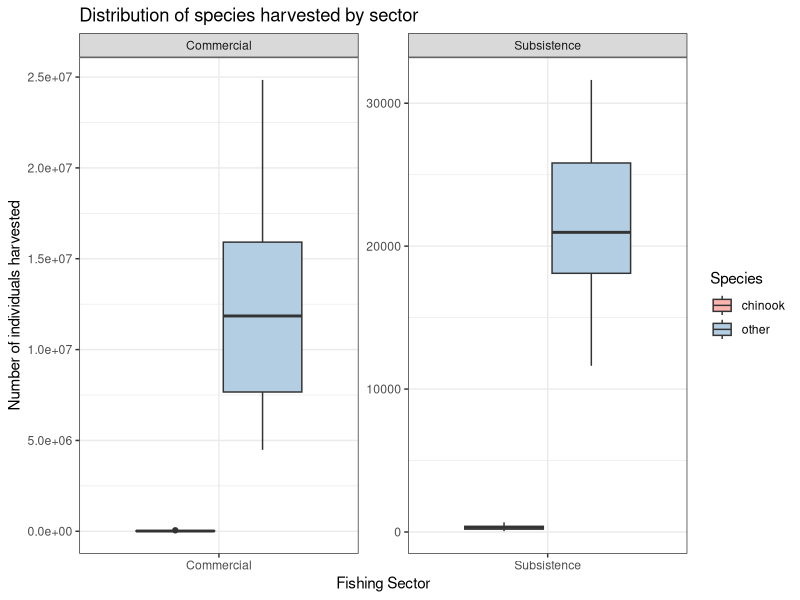
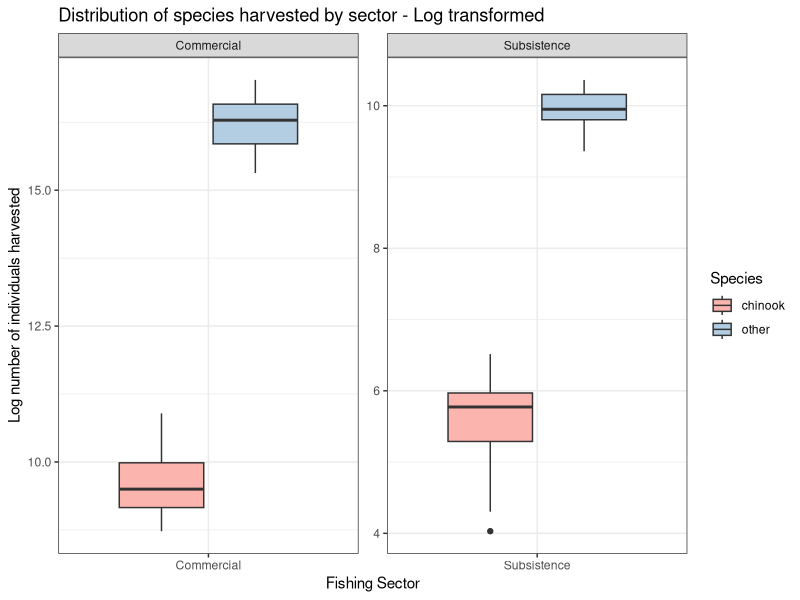
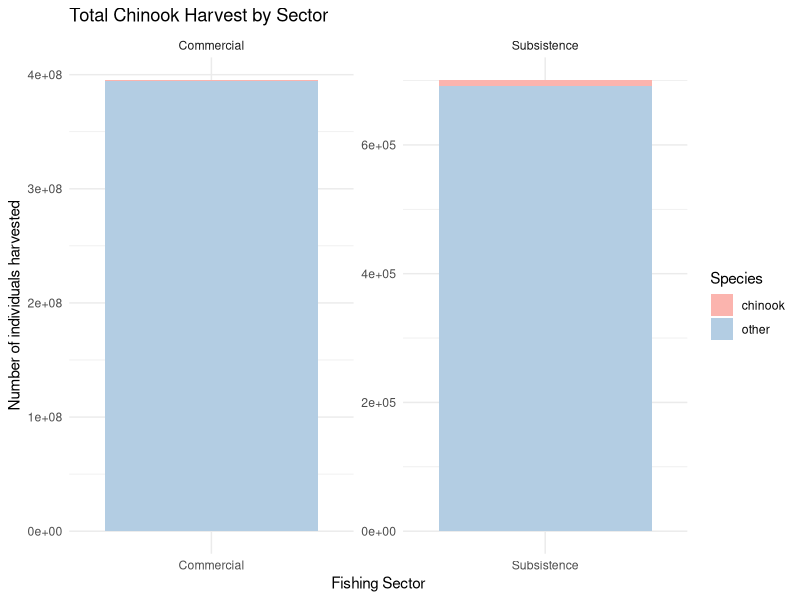
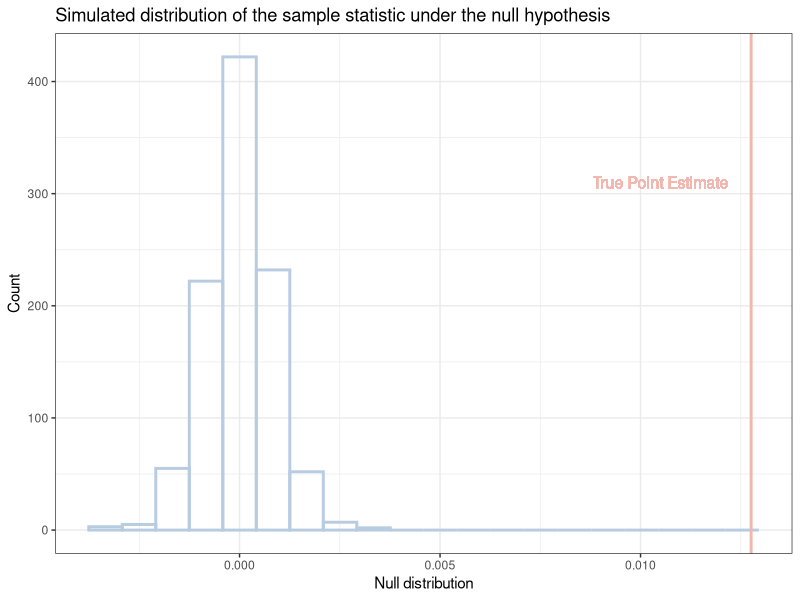

Write R code to recreate these figures, in order.
## ---- chunk 1
# Load libraries
library(tidyverse)
library(kableExtra)

# Load data
harvest <- read_csv("Harvest_All_Sectors.csv")
## ---- chunk 2
# Filter harvest data to the Alaska Peninsula and Aleutian Islands
apai_harvest <- harvest |>
  filter(SASAP.Region == "Alaska Peninsula and Aleutian Islands")
## ---- chunk 3
# Replace all "Personal Use" with "Subsistence"
apai_harvest$sector <- str_replace_all(apai_harvest$sector, "Personal Use", "Subsistence")

# Check that Personal Use is no longer in dataset
unique(apai_harvest$sector)
## ---- chunk 4
chinook_harvest <- apai_harvest |>
  mutate(species = ifelse(species == "chinook", "chinook", "other")) |>
  filter((sector == "Commercial") | (sector == "Subsistence")) |>
  filter(year >= 1985 & year <= 2016) |>
  group_by(year, sector, species) |>
  summarize(harvest = sum(harvest, na.rm = TRUE), .groups = "drop")
## ---- chunk 5
#| code-fold: true
#| fig-cap: "This plot shows the distribution of total harvest for Chinook and other salmon species between the subsistence and commercial fishing sectors from 1985-2016"

ggplot(chinook_harvest, aes(x = sector, y = harvest, fill = species)) +
  geom_boxplot() +
  facet_wrap(~sector, scale = "free") +
  scale_fill_brewer("Species", palette = "Pastel1") +
  labs(y = "Number of individuals harvested",
       x = "Fishing Sector",
       title = "Distribution of species harvested by sector") +
  theme_bw()

## ---- chunk 6
#| code-fold: true
#| fig-cap: "This plot shows the distribution of total harvest (log transformed) for Chinook and other salmon species between the subsistence and commercial fishing sectors from 1985-2016"

ggplot(chinook_harvest, aes(x = sector, y = log(harvest), fill = species)) +
  geom_boxplot() +
  facet_wrap(~sector, scale = "free") +
  scale_fill_brewer("Species", palette = "Pastel1") +
  labs(y = "Log number of individuals harvested",
       x = "Fishing Sector",
       title = "Distribution of species harvested by sector - Log transformed") +
  theme_bw()
## ---- chunk 7
#| code-fold: true
#| fig-cap: "This plot shows the proportion of Chinook salmon of the total salmon harvest from 1985-2016 in the subsistence and commercial fishing sectors"

ggplot(chinook_harvest, aes(x = sector, y = harvest, fill = factor(species))) +
  geom_col() +
  facet_wrap(~sector, scale = "free") +
  scale_fill_brewer("Species", palette = "Pastel1") +
  labs( x = "Fishing Sector", 
        y = "Number of individuals harvested",  
        title = "Total Chinook Harvest by Sector") +
  theme_minimal()
## ---- chunk 8
# Find chinook proportion of total harvest in each sector
chinook_prop <- chinook_harvest |>
  group_by(species, sector) |>
  summarise(species_harvest = sum(harvest, na.rm = TRUE), .groups = "drop") |>
  group_by(sector) |>
  summarize(proportion = species_harvest[species == "chinook"] / sum(species_harvest))
## ---- chunk 9
#| code-fold: true
# Display percent of Chinook salmon in each harvest in a table
chinook_prop |>
  mutate(proportion = round(proportion*100, 2)) |>
  kbl(col.names = c("Fishing sector", "Percent Chinook salmon of total harvest"),
      caption = "Table showing the percent of the total harvest that is Chinook salmon from 1985-2016. Chinook salmon made up 1.41% of the total salmon harvest in the subsistence sector, while Chinook only made up 0.14% of the total harvest in the commercial sector.") |>
  kable_styling(full_width = FALSE, 
                bootstrap_options = c("striped", "hover"),
                position = "left")
## ---- chunk 10
# Calculate difference in proportions between sectors
pe <- chinook_prop$proportion[2] - chinook_prop$proportion[1]
pe
## ---- chunk 11
#| fig-cap: "This plot shows the simulated distribution of the difference in proportions under the null hypothesis. The pink line shows the true difference in proportions of the sample."

# For reproducability
set.seed(2222)

# Randomization test
null_dist <- replicate(1000, {
  chinook_prop <- chinook_harvest |>
    mutate(sector = sample(sector, n())) |>  # Shuffling happening here
    group_by(species, sector) |>
    summarise(species_harvest = sum(harvest, na.rm = TRUE), .groups = "drop") |>
    group_by(sector) |>
    summarize(proportion = species_harvest[species == "chinook"] / sum(species_harvest))
  
  # Calculate difference in proportions between sectors
  pe <- chinook_prop$proportion[2] - chinook_prop$proportion[1]
  pe
})

# Visualize null distribution
ggplot(tibble(null_dist), aes(null_dist)) +
  geom_histogram(bins = 20, color = "#B8CCE1", fill = NA, linewidth = 1) +
  geom_vline(xintercept = pe, color = "#F0B7B0", linewidth = 1) +
  geom_text(aes(x = 0.0105, y = 310, label = paste("True Point Estimate")), 
            color = "#F0B7B0", size = 4) +
  labs(x = "Null distribution",
       y = "Count",
       title = "Simulated distribution of the sample statistic under the null hypothesis") +
  theme_bw()
## ---- chunk 12
# Calculate the p-value
pval <- sum((null_dist) > (pe)) / length(null_dist)
print(pval)
